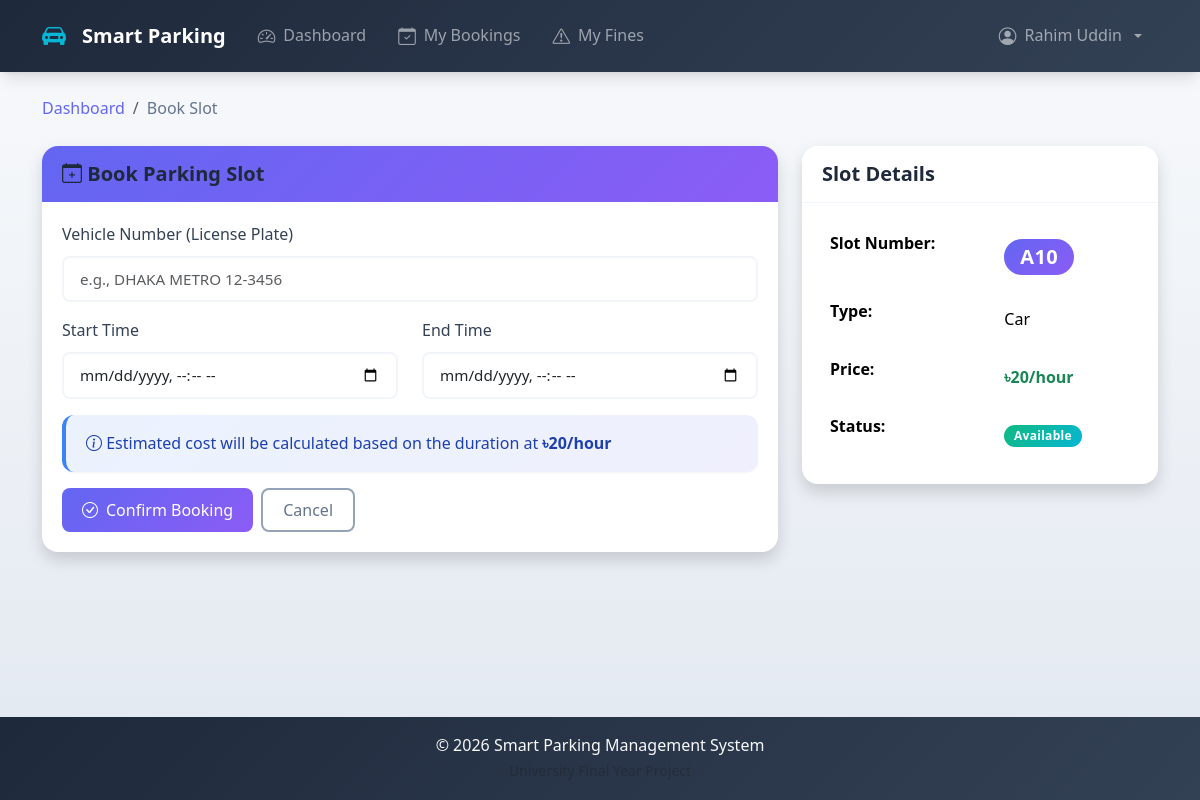
The page /user/book.php?slot_id=10 (signed in) on the database its author committed.
### tables this page shows
CREATE TABLE parking_slots (
    id INT AUTO_INCREMENT PRIMARY KEY,
    slot_number VARCHAR(10) UNIQUE NOT NULL,
    type ENUM('car', 'bike', 'bicycle') DEFAULT 'car',
    status ENUM('available', 'occupied', 'reserved', 'maintenance') DEFAULT 'available',
    is_emergency TINYINT(1) DEFAULT 0, 
    price_per_hour DECIMAL(10,2) DEFAULT 20.00
);

### user/book.php (the view, shortened to what this page needs)
<?php
require_once '../config/db.php';
$slotId = $_GET['slot_id'] ?? null;
$slotQuery = $pdo->prepare("SELECT * FROM parking_slots WHERE id = ?");
$slotQuery->execute([$slotId]);
$slot = $slotQuery->fetch();
require_once '../includes/header.php';
?>
<nav aria-label="breadcrumb">
    <ol class="breadcrumb">
        <li class="breadcrumb-item"><a href="dashboard.php">Dashboard</a></li>
        <li class="breadcrumb-item active">Book Slot</li>
    </ol>
</nav>
<div class="row">
    <div class="col-lg-8">
        <div class="card shadow">
            <div class="card-header bg-primary text-white">
                <h5 class="mb-0"><i class="bi bi-calendar-plus"></i> Book Parking Slot</h5>
            </div>
            <div class="card-body">
                <form method="POST" action="">
                    <div class="mb-3">
                        <label for="vehicle_number" class="form-label">Vehicle Number (License Plate)</label>
                        <input type="text" class="form-control" id="vehicle_number" name="vehicle_number"
                               value="<?php echo htmlspecialchars($_POST['vehicle_number'] ?? ''); ?>"
                               placeholder="e.g., DHAKA METRO 12-3456" required>
                    </div>
                    <div class="row">
                        <div class="col-md-6 mb-3">
                            <label for="start_time" class="form-label">Start Time</label>
                            <input type="datetime-local" class="form-control" id="start_time" name="start_time"
                                   value="<?php echo htmlspecialchars($_POST['start_time'] ?? ''); ?>" required>
                        </div>
                        <div class="col-md-6 mb-3">
                            <label for="end_time" class="form-label">End Time</label>
                            <input type="datetime-local" class="form-control" id="end_time" name="end_time"
                                   value="<?php echo htmlspecialchars($_POST['end_time'] ?? ''); ?>" required>
                        </div>
                    </div>
                    <div class="alert alert-info">
                        <i class="bi bi-info-circle"></i> Estimated cost will be calculated based on the duration at <strong>৳<?php echo number_format($slot['price_per_hour'], 0); ?>/hour</strong>
                    </div>
                    <div class="d-flex gap-2">
                        <button type="submit" class="btn btn-primary">
                            <i class="bi bi-check-circle"></i> Confirm Booking
                        </button>
                        <a href="dashboard.php" class="btn btn-outline-secondary">Cancel</a>
                    </div>
                </form>
            </div>
        </div>
    </div>
    <div class="col-lg-4">
        <div class="card shadow">
            <div class="card-header">
                <h5 class="mb-0">Slot Details</h5>
            </div>
            <div class="card-body">
                <table class="table table-borderless">
                    <tr>
                        <th>Slot Number:</th>
                        <td><span class="badge bg-primary fs-5"><?php echo htmlspecialchars($slot['slot_number']); ?></span></td>
                    </tr>
                    <tr>
                        <th>Type:</th>
                        <td><?php echo ucfirst($slot['type']); ?></td>
                    </tr>
                    <tr>
                        <th>Price:</th>
                        <td class="text-success fw-bold">৳<?php echo number_format($slot['price_per_hour'], 0); ?>/hour</td>
                    </tr>
                    <tr>
                        <th>Status:</th>
                        <td><span class="badge bg-success">Available</span></td>
                    </tr>
                </table>
            </div>
        </div>
    </div>
</div>
<?php require_once '../includes/footer.php'; ?>

### assets/css/style.css (style rules this page uses)
:root { --primary: #6366f1; --primary-dark: #4f46e5; --primary-light: #818cf8; --accent: #06b6d4; --accent-dark: #0891b2; --success: #10b981; --success-light: #34d399; --danger: #ef4444; --danger-light: #f87171; --warning: #f59e0b; --warning-light: #fbbf24; --info: #3b82f6; --slot-available: linear-gradient(135deg, #10b981, #34d399); --slot-occupied: linear-gradient(135deg, #ef4444, #f87171); --slot-reserved: linear-gradient(135deg, #6366f1, #818cf8); --slot-maintenance: linear-gradient(135deg, #6b7280, #9ca3af); --slot-emergency: linear-gradient(135deg, #06b6d4, #22d3ee); --dark: #1e293b; --dark-light: #334155; --gray: #64748b; --gray-light: #94a3b8; --light: #f1f5f9; --white: #ffffff; --gradient-primary: linear-gradient(135deg, #6366f1, #8b5cf6); --gradient-success: linear-gradient(135deg, #10b981, #06b6d4); --gradient-danger: linear-gradient(135deg, #ef4444, #f97316); --gradient-warning: linear-gradient(135deg, #f59e0b, #eab308); --gradient-dark: linear-gradient(135deg, #1e293b, #334155); --shadow-sm: 0 1px 2px rgba(0, 0, 0, 0.05); --shadow: 0 4px 6px -1px rgba(0, 0, 0, 0.1), 0 2px 4px -2px rgba(0, 0, 0, 0.1); --shadow-md: 0 10px 15px -3px rgba(0, 0, 0, 0.1), 0 4px 6px -4px rgba(0, 0, 0, 0.1); --shadow-lg: 0 20px 25px -5px rgba(0, 0, 0, 0.1), 0 8px 10px -6px rgba(0, 0, 0, 0.1); --shadow-glow: 0 0 20px rgba(99, 102, 241, 0.3); --radius-sm: 8px; --radius: 12px; --radius-lg: 16px; --radius-xl: 24px; --transition: all 0.3s cubic-bezier(0.4, 0, 0.2, 1); --transition-fast: all 0.15s cubic-bezier(0.4, 0, 0.2, 1); }
* { margin: 0; padding: 0; box-sizing: border-box; }
body { font-family: 'Segoe UI', -apple-system, BlinkMacSystemFont, sans-serif; min-height: 100vh; display: flex; flex-direction: column; background: linear-gradient(180deg, #f8fafc 0%, #e2e8f0 100%); color: var(--dark); line-height: 1.6; }
h1, h2, h3, h4, h5, h6 { font-weight: 600; color: var(--dark); margin-bottom: 0.5rem; }
.card { border: none; border-radius: var(--radius-lg); box-shadow: var(--shadow); background: var(--white); overflow: hidden; transition: var(--transition); }
.card-header { background: var(--white); border-bottom: 1px solid var(--light); font-weight: 600; padding: 1rem 1.25rem; }
.card-header.bg-primary { background: var(--gradient-primary) !important; border: none; }
.card-body { padding: 1.25rem; }
.btn { font-weight: 500; border-radius: var(--radius-sm); padding: 0.5rem 1.25rem; transition: var(--transition); border: none; display: inline-flex; align-items: center; gap: 0.5rem; }
.btn-primary { background: var(--gradient-primary); color: white; }
.btn-outline-secondary { border: 2px solid var(--gray-light); color: var(--gray); background: transparent; }
.form-control, .form-select { border: 2px solid var(--light); border-radius: var(--radius-sm); padding: 0.625rem 1rem; font-size: 0.95rem; transition: var(--transition); background: var(--white); }
.form-label { font-weight: 500; color: var(--dark-light); margin-bottom: 0.5rem; }
.table { margin-bottom: 0; }
.table tbody td { padding: 1rem; vertical-align: middle; border-color: var(--light); }
.badge { font-weight: 600; padding: 0.4em 0.8em; border-radius: 20px; font-size: 0.75rem; letter-spacing: 0.3px; }
.badge.bg-primary { background: var(--gradient-primary) !important; }
.badge.bg-success { background: var(--gradient-success) !important; }
.alert { border: none; border-radius: var(--radius); padding: 1rem 1.25rem; box-shadow: var(--shadow-sm); z-index: 1040; position: relative; }
.alert-info { background: linear-gradient(135deg, rgba(59, 130, 246, 0.1), rgba(99, 102, 241, 0.1)); color: #1e40af; border-left: 4px solid var(--info); z-index: 1040; position: relative; }
.breadcrumb { background: transparent; padding: 0; margin-bottom: 1.5rem; }
.breadcrumb-item a { color: var(--primary); text-decoration: none; font-weight: 500; }
.breadcrumb-item.active { color: var(--gray); }

### rows shown on the page
parking_slots: price_per_hour "20", slot_number "A10", type "Car"

### other values the page prints
getCurrentUserName() "Rahim Uddin"
